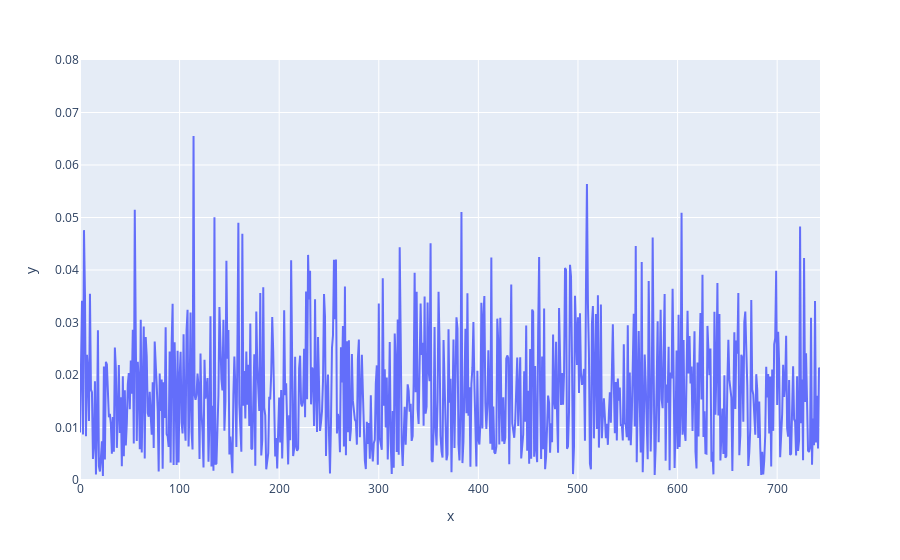

Notebook cell for this chart:
### Code cell
fig = px.line(
    y=[ten.item() for ten in generated_dt[:, 1]]
)


fig.update_layout(
    yaxis_range=[0, 0.08]
)
fig.show()

### Figure 1 — Plotly figure (JSON) as saved in the notebook; plotly's stock layout.template omitted (floating-point values rounded to 4 significant figures; data arrays with more than 128 entries replaced by an {"elided": "..."} marker saying what was removed)
{"data": [{"hovertemplate": "x=%{x}<br>y=%{y}<extra></extra>", "legendgroup": "", "line": {"color": "#636efa", "dash": "solid"}, "mode": "lines", "name": "", "orientation": "v", "showlegend": false, "type": "scatter", "x": {"elided": "744 int values"}, "xaxis": "x", "y": {"elided": "744 float values"}, "yaxis": "y"}], "layout": {"legend": {"tracegroupgap": 0}, "margin": {"t": 60}, "xaxis": {"anchor": "y", "domain": [0, 1], "title": {"text": "x"}}, "yaxis": {"anchor": "x", "domain": [0, 1], "range": [0, 0.08], "title": {"text": "y"}}}}
